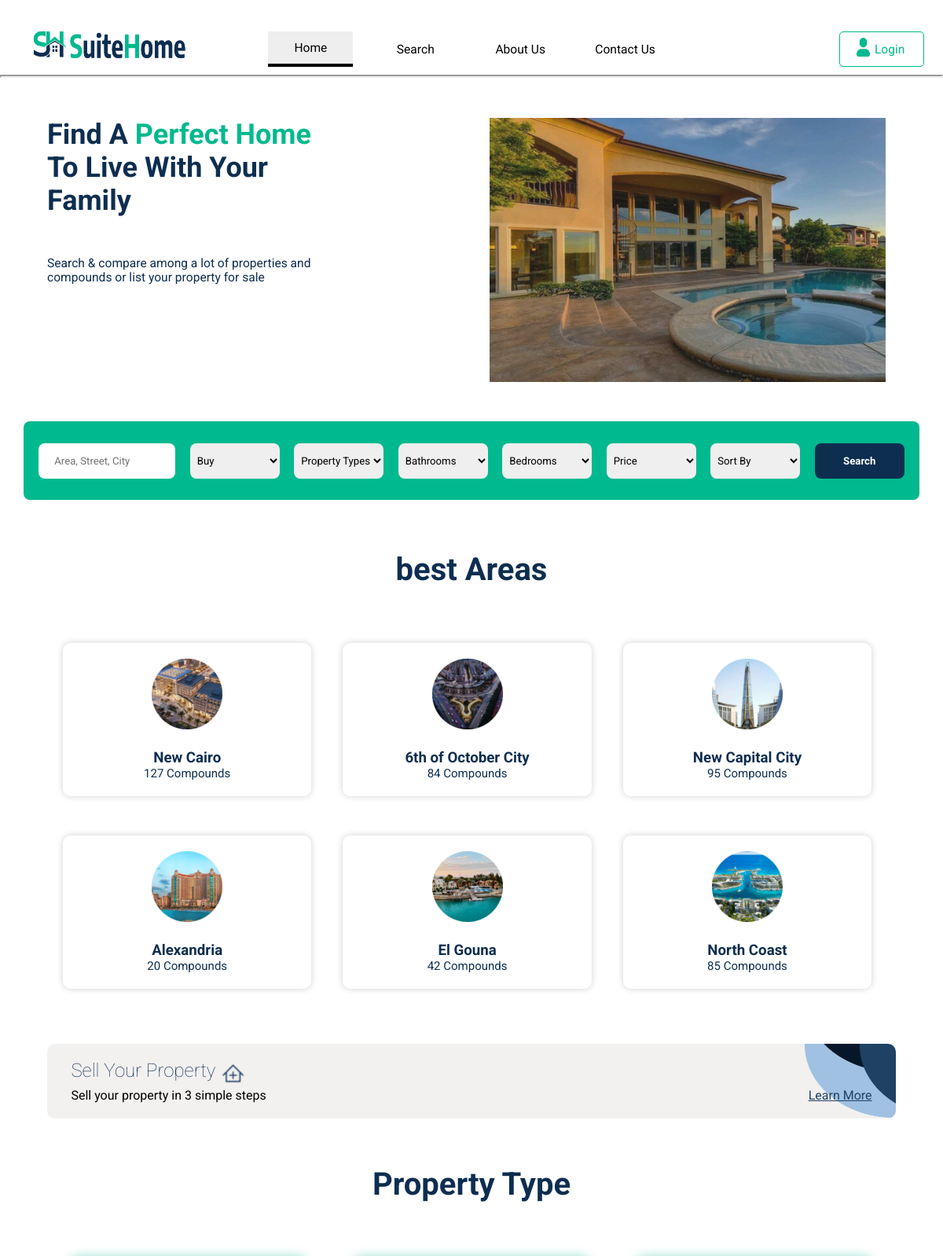
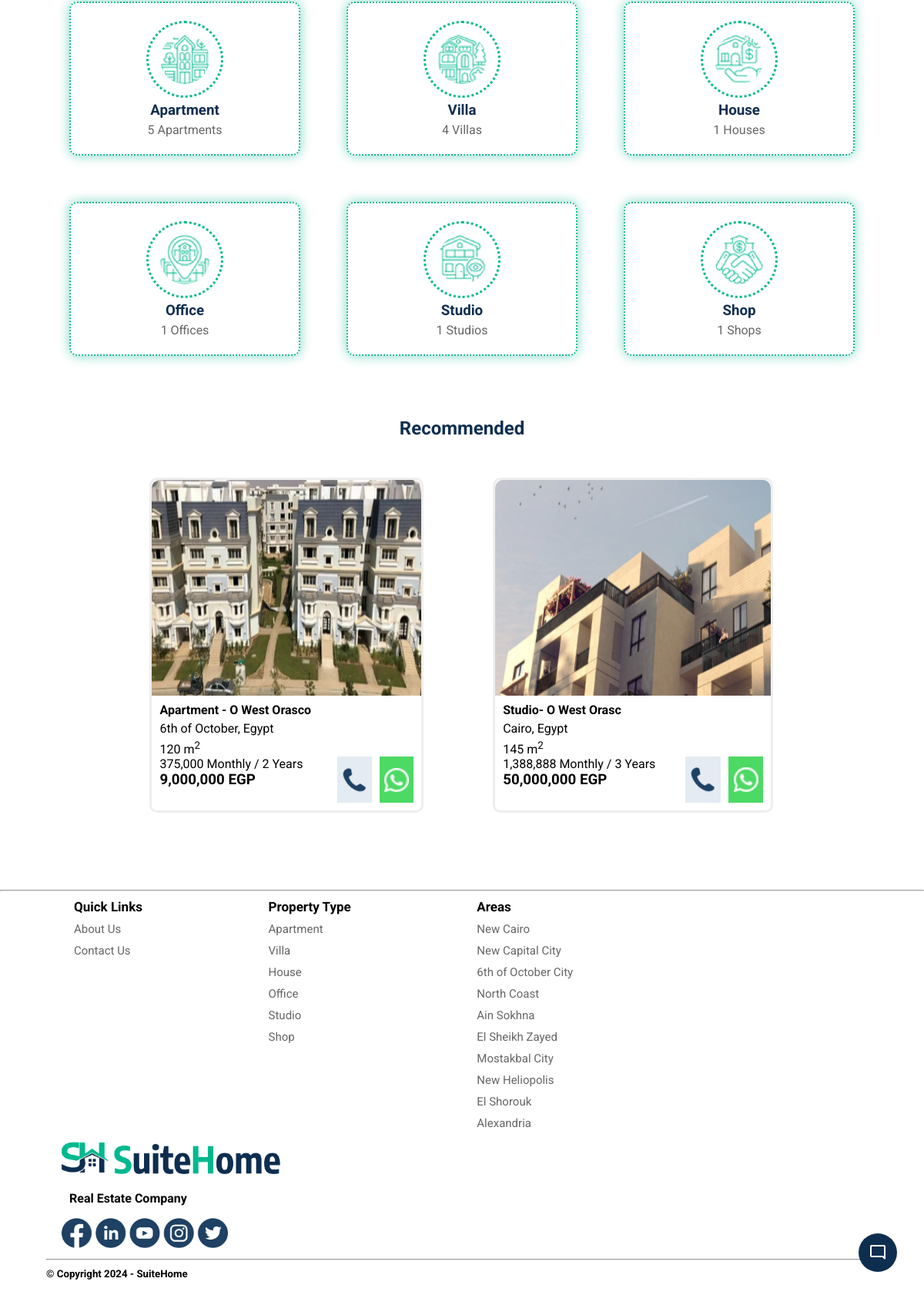
The page / on the database its author committed (2 pictures, top to bottom).
### Real_Estate_Portal/models.py (models this page shows, shortened)
class Property(models.Model):
    name = models.CharField(max_length=50)
    price = models.DecimalField(default=0,decimal_places=2,max_digits=10)
    Category=[
    ('APARTMENT','Apartment'),
    ('VILLA','Villa'),
    ('HOUSE','House'),
    ('APARTMENT','Apartment'),
    ('OFFICE','Office'),
    ('STUDIO','Studio'),
    ('SHOP','Shop')
    ]
    category = models.CharField(choices=Category,max_length=10)
    description = models.CharField(max_length=500,default='',blank=True,null=True)
    image1 = models.ImageField(upload_to='images/properties/')
    image2 = models.ImageField(upload_to='images/properties/')
    image3 = models.ImageField(upload_to='images/properties/')
    size = models.PositiveIntegerField(default=1)
    Bathrooms=models.PositiveIntegerField(default=1)
    Bedrooms=models.PositiveIntegerField(default=1)
    seller_ID = models.PositiveIntegerField(default=0,null=True)
    Buy = models.BooleanField(default=False) #0=not sold 1=buy
    city= models.CharField(default='City',max_length=50)
    floor_number = models.PositiveIntegerField(default=1)
    apartment_number = models.PositiveIntegerField(default=1)
    installment_years = models.PositiveIntegerField(default=1)
    longitude= models.DecimalField(default=0,decimal_places=15,max_digits=19)
    latitude= models.DecimalField(default=0,decimal_places=15,max_digits=19)

### Real_Estate_Portal/views.py (the view, shortened to what this page needs)
# urls.py: 2. Add a URL to urlpatterns:  path('', views.home, name='home')
def home(request):
    Category=[
    ('APARTMENT','Apartment'),
    ('VILLA','Villa'),
    ('HOUSE','House'),
    ('OFFICE','Office'),
    ('STUDIO','Studio'),
    ('SHOP','Shop')
    ]
    count=[]
    for j in Category:
       count.append(len(Property.objects.filter(category=j[0])))
    properties=[]
    price_Dictionary={
       '1-4':[0,4000000],
       '4-10':[4000000,10000000],
       '10-15':[10000000,15000000],
       '15-30':[15000000,30000000],
       '+30':[30000000,99999999999]
    }
    Price_=Bedrooms_=Bathrooms_=property_type_=text_search=Listing_=Sort_=None
    data=None
    if request.method=='POST':
        property_type_=request.POST.get('property_type')
        Bathrooms_=request.POST.get('Bathrooms')
        Bedrooms_=request.POST.get('Bedrooms')
        Price_=request.POST.get('Price')
        Listing_=request.POST.get('Listing')
        text_search=request.POST.get('search_input')
        Sort_=request.POST.get('Sort')
        if property_type_==None and Bathrooms_==None and Bedrooms_==None and Price_==None and text_search==None:
            g=Property.objects.filter(Buy=Listing_)
        else:
            s1=s2=s3=s4=s5=s6=Property.objects.filter(Buy=Listing_)
            if property_type_!=None:
                s1=Property.objects.filter(category=property_type_.upper())
                if property_type_=='0':
                    s1=s6
            if Bathrooms_!=None:
                s2=Property.objects.filter(Bathrooms=Bathrooms_)
                if Bathrooms_=='0':
                    s2=s6
            if Bedrooms_!=None:
                s3=Property.objects.filter(Bedrooms=Bedrooms_)
                if Bedrooms_=='0':
                    s3=s6
            if Price_!=None:
                s4=Property.objects.filter(price__range=(price_Dictionary[Price_][0],price_Dictionary[Price_][1]))
            if text_search!=None: #__contains
                text_search=text_search
                s5=Property.objects.filter(Q(city__contains=text_search) | Q(name__contains=text_search) |
                                           Q(category__contains=text_search) | Q(description__contains=text_search))
            g=s1.intersection(s2,s3,s4,s5)
        if Sort_==None:
            g=g.order_by('id')
        else:
            g=g.order_by(Sort_)
        properties=Properties_Views(g,request)
        selection=search_selection(property_type_,Bathrooms_,Bedrooms_,Price_,Listing_,text_search,Sort_)
        return render(request, 'search.html', {'properties':properties,'loggedin':loggedin(request),'selection':selection,'data':data,'b':[0,1,0,0]})
    else:
        properties=Properties_Views(recommended_properties(request,9999),request)
        return render(request, 'index1.html', {'properties':properties,'loggedin':loggedin(request),'count':count,'data':data,'b':[1,0,0,0]})

### Real_Estate_Portal/views.py (called while the page is built)
def loggedin(request):
    auth=False
    if request.user.is_authenticated:
        auth=True
    return auth

def Properties_Views(g,request):
    properties=[]
    for i in g:
        tmp=[]
        y=str(i.price)
        y=y[::-1]
        z=str(int(((i.price)/(i.installment_years))/12))
        z=z[::-1]
        if len(z)>=7:
         price_per_year_=z[0:3]+','+z[3:6]+','+z[6:]
        else:
         price_per_year_=z[0:3]+','+z[3:]
        if len(y)==5:
            price_=y[3:6]+','+y[6:9]+','+y[9:]
        else:
            price_=y[3:6]+','+y[6:9]+','+y[9:]
        price_=price_[::-1]
        price_per_year_=price_per_year_[::-1]
        tmp.append(i)
        tmp.append(price_)
        tmp.append(price_per_year_)
        properties.append(tmp)
    p = Paginator(properties,4)
    page = request.GET.get('page')
    paging= p.get_page(page)
    return paging

### Real_Estate_Portal/templates/index1.html (shortened to what this page needs)
{% load static %}
<!DOCTYPE html>
<html lang="en">
<head>
    <link rel="stylesheet" href="{% static 'index1.css' %}">
    <link rel="stylesheet" href="https://cdnjs.cloudflare.com/ajax/libs/font-awesome/4.7.0/css/font-awesome.min.css">
</head>
<body>
    {% include 'nav_bar.html' %}
    <main>
        <div id="top">
            <div id="top-left">
                <section>
                    <h1>Find A <p>Perfect Home</p> <br> To Live With Your <br> Family</h1>
                </section>
                <article>
                    <p>Search & compare among a lot of properties and <br> compounds or list your property for sale</p>
                </article>
            </div>
            <div id="top-right">
                <aside id="imageSlider">
                    <img src="{% static '/imgs/house1.jpg' %}" alt="">
                </aside>
            </div>
        </div>
    <form method="POST" action="{% url 'search' %}" class="search">
        <input type="text" name='search_input' placeholder="Area, Street, City" style="width: auto;">
        <select name="Listing" id="Listing">
            <option value="1">Buy</option>
        </select>
        <select name="property_type" id="property_type">
            <option value="" disabled selected>Property Types</option>
        </select>
        <select name="Bathrooms" id="Bathrooms">
            <option value="" disabled selected>Bathrooms</option>
        </select>
        <select name="Bedrooms" id="Bedrooms">
            <option value="" disabled selected>Bedrooms</option>
        </select>
        <select name="Price" id="Price">
            <option value="" disabled selected>Price</option>
        </select>
        <select name="Sort" id="sort">
            <option value="" disabled selected>Sort By</option>
        </select>
        <button type="submit" id="find">Search</button>
    </form>
    <h1 class="top_areas">best Areas</h1>
    <div class="areas">
        <a href="{% url 'area_search' 'New Cairo' %}" class="city">
            <img src="{% static '/imgs/city1.png' %}" alt="city image">
            <h3>New Cairo</h3>
            <p>127 Compounds</p>
        </a>
        <a href="{% url 'area_search' '6th of October' %}" class="city">
            <img src="{% static '/imgs/city2.png' %}" alt="city image">
            <h3>6th of October City</h3>
            <p>84 Compounds</p>
        </a>
        <a href="{% url 'area_search' 'New Capital' %}" class="city">
            <img src="{% static '/imgs/city3.png' %}" alt="city image">
            <h3>New Capital City</h3>
            <p>95 Compounds</p>
        </a>
        <a href="{% url 'area_search' 'Alexandria' %}" class="city">
            <img src="{% static '/imgs/city4.png' %}" alt="city image">
            <h3>Alexandria</h3>
            <p>20 Compounds</p>
        </a>
        <a href="{% url 'area_search' 'Gouna' %}" class="city">
            <img src="{% static '/imgs/city5.png' %}" alt="city image">
            <h3>El Gouna</h3>
            <p>42 Compounds</p>
        </a>
        <a href="{% url 'area_search' 'North Coast' %}" class="city">
            <img src="{% static '/imgs/city6.png' %}" alt="city image">
            <h3>North Coast</h3>
            <p>85 Compounds</p>
        </a>
    </div>
    <div class="sell-container">
        <div class="sell-card">
            <h2>Sell Your Property</h2>
            <img src="{% static 'imgs/sell_property_logo.png' %}" alt="">
        </div>
        <div class="sell-form">
            <p>Sell your property in 3 simple steps</p>
            {%if loggedin%}
            <a href="{% url 'list_property' %}">Learn More</a>
            {%else%}
            <a href="{% url 'login' %}">Learn More</a>
            {%endif%}
        </div>
    </div>
    <h1 class="property_type">Property Type</h1>
    <div class="properties">
        <a href="{% url 'type_search' 'Apartment'%}" class="type">
            <img src="{% static '/imgs/apartment.png' %}" alt="Apartment">
            <h3>Apartment</h3>
            <p>{{count.0}} Apartments</p>
        </a>
        <a href="{% url 'type_search' 'Villa'%}" class="type">
            <img src="{% static '/imgs/villa.png' %}" alt="Villa">
            <h3>Villa</h3>
            <p>{{count.1}} Villas</p>
        </a>
        <a href="{% url 'type_search' 'House'%}" class="type">
            <img src="{% static '/imgs/house.png' %}" alt="House">
            <h3>House</h3>
            <p>{{count.2}} Houses</p>
        </a>
        <a href="{% url 'type_search' 'Office'%}" class="type">
            <img src="{% static '/imgs/office.png' %}" alt="Office">
            <h3>Office</h3>
            <p>{{count.3}} Offices</p>
        </a>
        <a href="{% url 'type_search' 'Studio'%}" class="type">
            <img src="{% static '/imgs/studio.png' %}" alt="Studio">
            <h3>Studio</h3>
            <p>{{count.4}} Studios</p>
        </a>
        <a href="{% url 'type_search' 'Shop'%}" class="type">
            <img src="{% static '/imgs/shop.png' %}" alt="Shop">
            <h3>Shop</h3>
            <p>{{count.5}} Shops</p>
        </a>
    </div>
    <h2 class="recommended">Recommended</h2>
    <div class="recommendations">
        {% for property in properties %}
        <div class="apartment">
            <a href="{%url 'property' property.0.id %}">
                <img  class="apartment_img" src="{{property.0.image1.url}}" alt="Apartment 1">
            </a>
            <h4>{{property.0.name}}</h4>
            <p>{{property.0.city}}, Egypt</p>
        <div>
                <p>{{property.0.size}} m<sup>2</sup></p>
            </div>
            <div class="price_and_contact">
                <div class="price">
                    <p>{{property.2}} Monthly / {{property.0.installment_years}} Years </p>
                    <h3>{{property.1}} EGP</h3>
                </div>
                <div class="contact">
                    <a class="call" href="">
                        <img class="call-icon" src="{% static '/imgs/call.png'%}" alt="Call">
                    </a>
                    <a class="whatsapp" href="">
                        <img class="whatsapp-icon" src="{% static '/imgs/whatsapp.png'%}" alt="Whatsapp">
                    </a>
                </div>
            </div>
        </div>
        {% endfor %}
    </div>
    </main>
    {% include 'footer.html' %}
</body>
</html>

### static/index1.css (style rules this page uses)
:root { --dark-blue: #001d47; --light-green: #00b98e; }
* { box-sizing: border-box; font-family: Roboto , sans-serif; margin: 0; }
body { height: auto; margin-bottom: 20px; }
#top { display: flex; flex-direction: row; width: 90%; margin-left: 5%; }
main { margin-top: 150px; }
section { font-size: 2vw; color: #0e2e50; }
section p { display: inline; color: #00b98e; }
article { color: #0E2E50; margin-top: 50px; font-size: 1.3vw; }
aside { display: flex; flex-direction: row; margin-left: 45%; overflow-x: auto; width: 100%; height: 28vw; background-color: #666; scroll-snap-type: x mandatory; scroll-behavior: smooth; scrollbar-width: none; }
aside img { width: 100%; scroll-snap-align: start; opacity: 0.8; transition: opacity 0.5s ease-out; }
.search { margin-top: 50px; margin-left: 2.5%; width: 95%; display: flex; flex-direction: row; justify-content: space-around; align-items: center; background-color: #00b98e; border-radius: 8px; height: 100px; }
.search * { height: 45px; border-radius: 8px; border: none; font-size: 1.1vw; }
.search input { width: 22.5%; margin-left: 10px; padding-left: 20px; }
.search select { cursor: pointer; width: 10%; padding-left: 5px; }
.search button { width: 10%; background-color: #0E2E50; color: #fff; outline: none; margin-right: 10px; font-weight: bold; cursor: pointer; transition: box-shadow 0.5s; }
.top_areas { text-align: center; margin-top: 65px; color: #0e2e50; font-size: 40px; }
.areas { margin-top: 40px; width: 90%; margin-left: 5%; display: grid; grid-template-columns: 33% 33% 33%; align-items: center; }
.city { color: #0E2E50; text-decoration: none; display: flex; flex-direction: column; align-items: center; margin: 20px; margin-top: 30px; padding: 20px; border-radius: 10px; box-shadow: 0px 0px 8px #d3d0d0; cursor: pointer; transition: box-shadow 0.5s; }
.city h3 { margin-top: 25px; }
.city p { font-size: 15px; }
.sell-container { display: flex; flex-direction: column; background-color: #f3f0f0; background-image: url(imgs/learn_more.png); background-repeat: no-repeat; background-size: contain; background-position: right; margin-top: 50px; margin-left: 5%; padding: 20px; width: 90%; border-radius: 10px; }
.sell-container h2 { margin-left: 1%; margin-bottom: 8px; color: #0E2E50; font-weight: lighter; }
.sell-card { display: flex; flex-direction: row; }
.sell-card img { margin-left: 5px; width: 35px; height: 35px; }
.sell-form { display: flex; flex-direction: row; justify-content: space-between; width: 98%; margin-left: 1%; }
.sell-form a { color: #1E4164; transition: text-shadow 0.2s; }
.property_type { margin-top: 60px; font-size: 40px; text-align: center; color: #0E2E50; }
.properties { margin-top: 40px; width: 90%; margin-left: 5%; display: grid; grid-template-columns: auto auto auto; }
.type { color: #0E2E50; text-decoration: none; display: flex; flex-direction: column; align-items: center; justify-content: center; border: #00b98e 2px dotted; border-radius: 10px; box-shadow: #80d8c4 0px 0px 15px; padding: 10px; margin: 30px; cursor: pointer; gap: 5px; height: 200px; transition: box-shadow 0.2s; }
.type img { width: 100px; border-radius: 50%; border: #00b98e 3px dotted; padding: 15px; }
.type p { color: #666; }
.recommended { color: #0E2E50; text-align: center; margin-top: 50px; }
.recommendations { display: grid; grid-template-columns: auto auto ; width: 100%; row-gap: 50px; margin-top: 50px; padding: 0px 150px; }
.apartment { position: relative; display: flex; flex-direction: column; margin-left: auto; margin-right: auto; width: 80%; border: #eee 2px solid; border-radius: 10px; border: 3px solid #eee; transition: box-shadow 0.4s; }
.apartment_img { width: 100%; height: 280px; border-radius: 10px 10px 0px 0px; }
.apartment h4 , .apartment p , .details { margin: 5px 10px 0px; }
.price_and_contact { display: flex; flex-direction: row; justify-content: space-between; margin: 0px 10px; }
.price p { margin: 0px; }
.contact { margin-bottom: 10px; display: flex; flex-direction: row; column-gap: 10px; width: 30%; }
.contact a { width: 100%; height: 60px; }
.call { background-color:#e4ebf2; }
.whatsapp { background-color: #4cd964; }
.call , .whatsapp { display: flex; flex-direction: row; align-items: center; justify-content: center; }
.call-icon, .whatsapp-icon { width: 70%; }

### static/nav_bar.css (style rules this page uses)
:root { --dark-blue: #001d47; --light-green: #00b98e; }
* { box-sizing: border-box; font-family: Roboto , sans-serif; margin: 0; }
body { height: auto; margin-bottom: 20px; }

### rows shown on the page
Property: image1 (picture), name "Apartment - O West Orasco", city "6th of October", size "120", property "375,000", installment_years "2", price "9,000,000"
Property: image1 (picture), name "Studio- O West Orasc", city "Cairo", size "145", property "1,388,888", installment_years "3", price "50,000,000"

### other values the page prints
{{ count.0 }} "5"
{{ count.1 }} "4"
{{ count.2 }} "1"
{{ count.3 }} "1"
{{ count.4 }} "1"
{{ count.5 }} "1"
